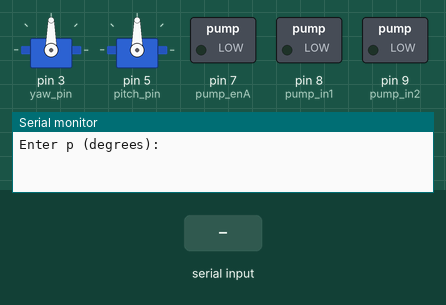
A sketch run on a simulated Arduino Uno, built with avr-gcc and run on an emulated ATmega328P. On the bench: 2 × servo, switched loads named in the sketch (green lamp = pin HIGH), the last lines printed to the serial monitor. Inputs (shaded band) come from the test bench.

Above: at 1.2 s.
1.3 s: "90,45\n" received over Serial
2.9 s: "30,150\n" received over Serial
At 3.5 s:
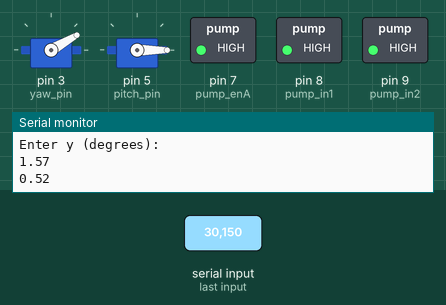
5.9 s: "0\n" received over Serial
At 7.0 s:
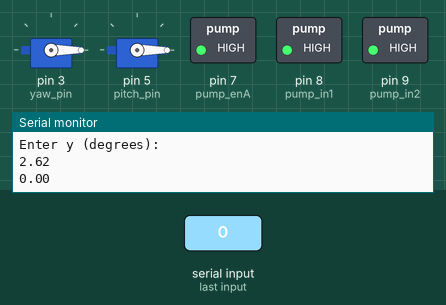
8.9 s: "30,150\n" received over Serial
At 11.4 s:
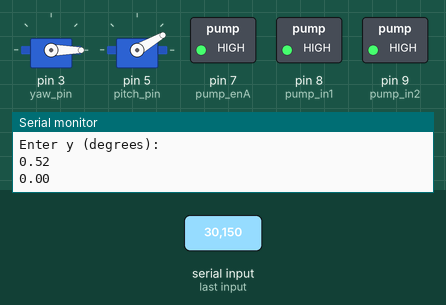
Timing chart, 0 to 13.5 s (numbered marks = the images above; inputs shaded):
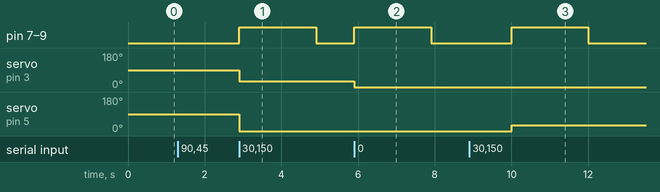

Measured:
- after the input at 2.9 s, pin 7 (pump_enA), pin 8 (pump_in1), pin 9 (pump_in2): LOW → HIGH at once, → LOW 2.0 s later; servo on pin 3 (yaw_pin): 90° → 30° at once; servo on pin 5 (pitch_pin): 90° → 0° at once
- after the input at 5.9 s, pin 7 (pump_enA), pin 8 (pump_in1), pin 9 (pump_in2): LOW → HIGH at once, → LOW 2.0 s later; servo on pin 3 (yaw_pin): 30° → 0° at once
- after the input at 8.9 s, pin 7 (pump_enA), pin 8 (pump_in1), pin 9 (pump_in2): LOW → HIGH after 1.1 s, → LOW 2.0 s later; servo on pin 5 (pitch_pin): 0° → 30° after 1.1 s

The sketch:

servo_control.ino
```cpp
#include <Servo.h>
#include <math.h>

// Initializing servos - name and pin number
Servo yaw_servo;
Servo pitch_servo;

int yaw_pin = 3; // TODO: get actual
int pitch_pin = 5; // TODO: get actual

// Initializing pump through L298N
int pump_enA = 7;
int pump_in1 = 8;
int pump_in2 = 9;

float p_rad = 0;
float y_rad = 0;

bool should_pump_run = false;

void setup() {
  // Setting up servos
  yaw_servo.attach(yaw_pin);
  pitch_servo.attach(pitch_pin);

  // Setting up pump through L298N
  pinMode(pump_enA,OUTPUT);
  pinMode(pump_in1,OUTPUT);
  pinMode(pump_in2,OUTPUT);

  digitalWrite(pump_in1,LOW);
  digitalWrite(pump_in2,LOW);

  // This code is for manually entering p and y until we have a way to receive them from the camera
  // TODO: figure out how to receive p from the camera
  Serial.begin(9600);

}

void loop() {
  // This code is for manually entering p and y until we have a way to receive them from the camera
  Serial.println("Enter p (degrees): ");
  while (Serial.available() == 0) {
    delay(100);
  }
  p_rad = Serial.parseFloat() * (M_PI / 180);
  while (Serial.available() > 0) {
    Serial.read();
  }
  Serial.println("Enter y (degrees): ");
  while (Serial.available() == 0) {
    delay(100);
  }
  y_rad = Serial.parseFloat() * (M_PI / 180);
  while (Serial.available() > 0) {
    Serial.read();
  }
  Serial.println(p_rad);
  Serial.println(y_rad);

  // Constants: v = base velocity of pumped water, h = height above ground of camera (same as nozzle)
  float v = 20.3;
  float h = 0.25;

  // Distance to target: required for theta calculation and derived from height of camera and pitch to target
  float d = h / tanf(p_rad);

  // This code is for retrieving the current p and y from the servo. Note: it doesn't use an encoder, it's just the last p and y written.
  float c_p_deg = pitch_servo.read();
  float c_y_deg = yaw_servo.read();

  // Theta formula: this code converts the elevation angle given by the camera to the elevation angle for the nozzle, accounting for the
  // effects of gravity on water trajectory. See the simulation code in the team drive for a demonstration.
  float theta_rad = atanf((-(v*v) + sqrtf(powf(v,4) + (9.81 * ((2 * h * v * v) + (9.81 * d * d))))) / (9.81 * d));
  // The input angles are in radians for the trig functions, but we convert the output angle to degrees for the servos
  float theta_deg = theta_rad * (180 / M_PI);
  float y_deg = y_rad * (180 / M_PI);

  // Pass angles to servos and alert pump to trigger
  pitch_servo.write(roundf(theta_deg));
  yaw_servo.write(roundf(y_deg));
  should_pump_run = true;

  // Throughout program: if pump should run, run it for 2 seconds then set the boolean to false
  if (should_pump_run == true) {
    digitalWrite(pump_enA,HIGH);
    digitalWrite(pump_in1,HIGH);
    digitalWrite(pump_in2,HIGH);
    delay(2000);
    digitalWrite(pump_enA,LOW);
    digitalWrite(pump_in1,LOW);
    digitalWrite(pump_in2,LOW);
    should_pump_run = false;
  }
}
```
